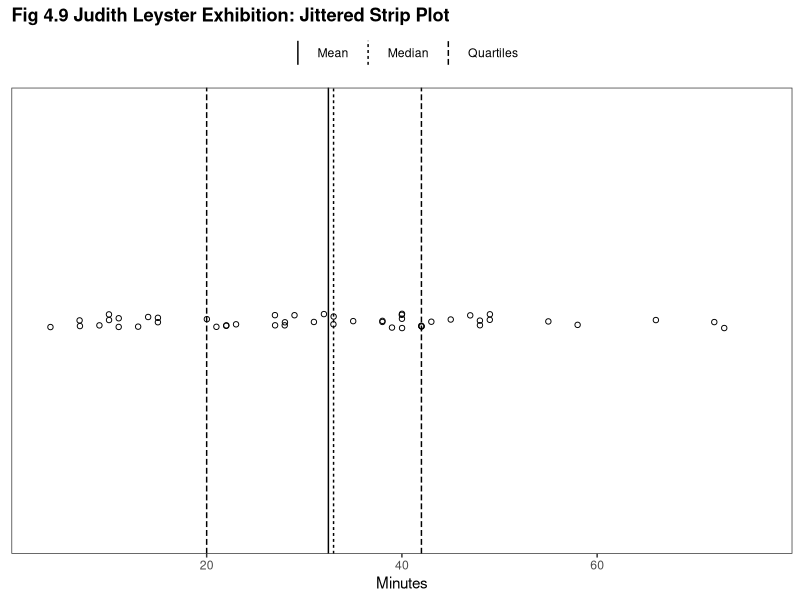
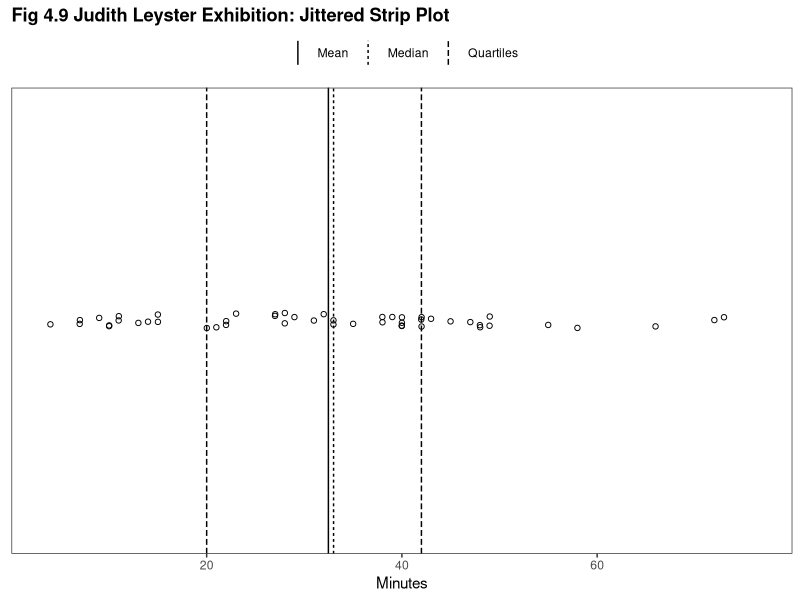

Generate these figures, in order, with R:
library(ggplot2)

this_base <- "fig04-09_judith-leyster-jittered-strip-plot"

my_data <- data.frame(
  minutes <- c(4, 7, 7, 9, 10, 10, 11,
               11, 13, 14, 15, 15, 20, 21,
               22, 22, 23, 27, 27, 28, 28,
               29, 31, 32, 33, 33, 35, 38,
               38, 39, 40, 40, 40, 40, 42,
               42, 42, 43, 45, 47, 48, 48,
               49, 49, 55, 58, 66, 72, 73)
)

df <- with(my_data, {
  mu <- mean(minutes)
  med <- median(minutes)
  q1 <- quantile(minutes, probs = 0.25, names = FALSE)
  q2 <- quantile(minutes, probs = 0.75, names = FALSE)
  df <- data.frame(stat = c("Mean", "Median", "Quartiles", "Quartiles"),
                   val = c(mu, med, q1, q2))
  df
})

# to reproduce jittering
set.seed(0)

p <- ggplot(my_data, aes(x = minutes, y = factor(1))) +
  geom_point(shape = 1, position = position_jitter(w = 0.02, h = 0.02)) +
  scale_x_continuous(breaks = c(20, 40, 60), limits = c(0, 80), 
                     expand = c(0, 0)) +
  labs(x = "Minutes", y = NULL) +
  ggtitle("Fig 4.9 Judith Leyster Exhibition: Jittered Strip Plot") +
  theme_bw() +
  theme(panel.grid.major = element_blank(),
        panel.grid.minor = element_blank(),
        plot.title = element_text(size = rel(1.2), face = "bold"),
        axis.ticks.y = element_blank(),
        axis.text.y = element_blank(),
        legend.position = "top",
        legend.title = element_blank())

p <- p + geom_vline(data = df, aes(xintercept = val, linetype = stat), 
                    show_guide = TRUE)

p

ggsave(paste0(this_base, ".png"), p, width = 6, height = 3)

## TODO: fix legend to match original
